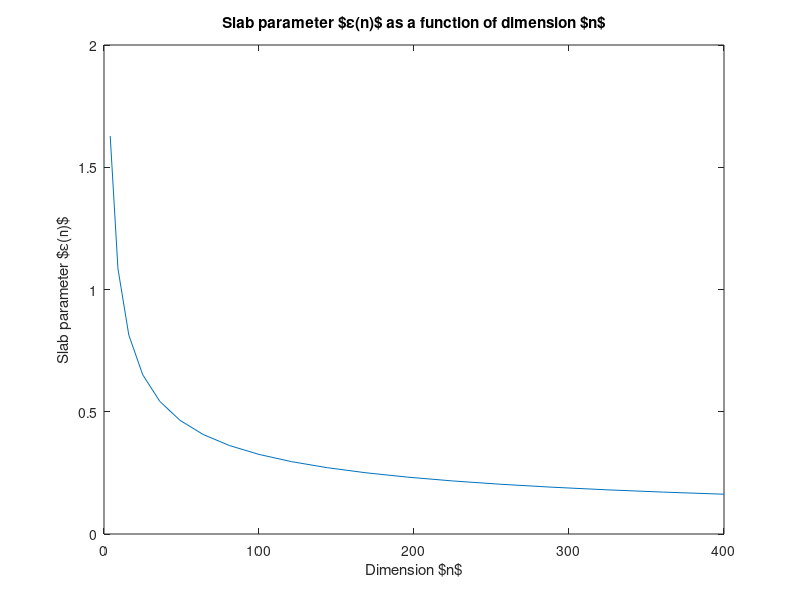

Here is the MATLAB script that generated this plot:
%GNU Octave
function [] = p14()
   n = (2:20).^2;
   eps = sqrt(2*log(200)./n);

   plot(n,eps);
   xlabel('Dimension $n$','interpreter','tex');
   ylabel('Slab parameter $\epsilon(n)$','interpreter','tex');
   title('Slab parameter $\epsilon(n)$ as a function of dimension $n$',...
      'interpreter','tex');
   print('figures/p14.tikz','-dtikz','-S640,480');

end

function [] = p14_check()
   N = 10000;
   n = (2:20).^2;

   means = zeros([numel(n) 1]);
   vars  = zeros([numel(n) 1]);
   
   for i=1:numel(n);
      x1 = sample_sphere_proj(n(i),N,1);
      eps = sqrt(2*log(200)/n(i));
      
      fprintf(1,'n = %d, %%= %f\n',n(i),sum( x1>=-eps & x1 <= eps)/10000);
   end
end

function [xj] = sample_sphere_proj(n,N,j)
   
   xj = zeros([N 1]);
   x = zeros([n 1]);
   for i=1:N
      x = randn([n 1]);
      x /= norm(x,2);
      xj(i) = x(j);
   end
end
